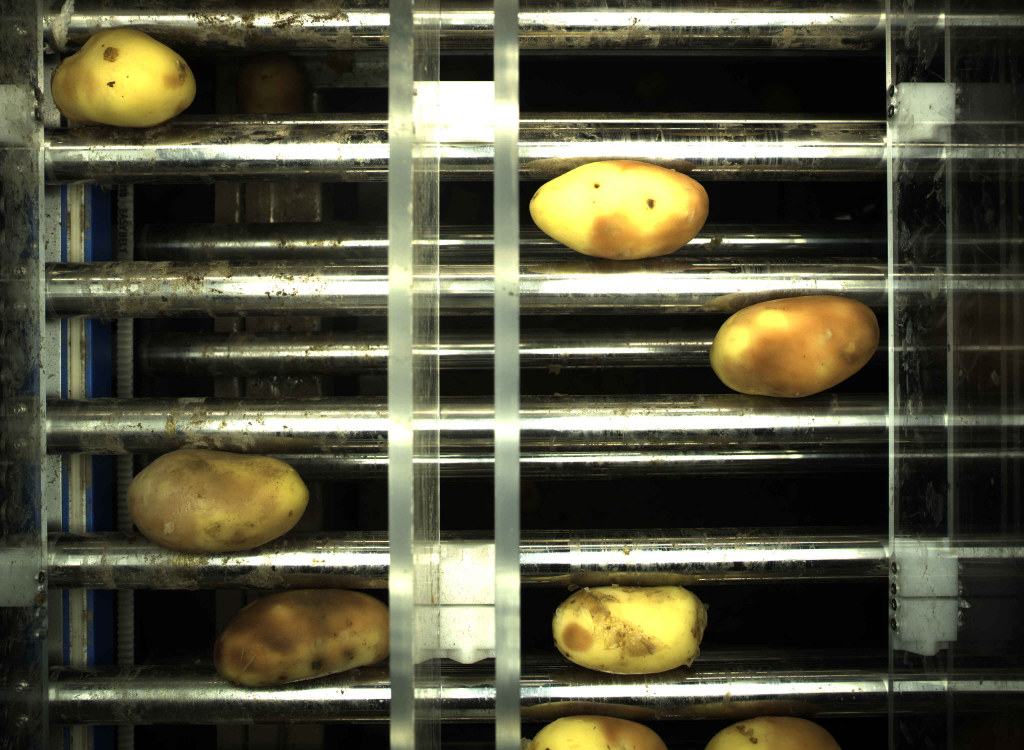
#> input picture potato_inspection_offline_v4/test_images/0142ce97-Pic_2025_10_21_154621_149.jpeg, 4096 x 3000 px (shown at 1/4 size)
$ python -i grade_potato_realtime.py   (imports and definitions only)
#> lines starting #> are read from the running program, lines starting #| are printed output that depends on the picture; after the words box and inside, x2 and y2 are one past the last pixel; in counts of white or black regions, pixels touching at a corner belong together
#> further down, picture is the input picture: shape (3000, 4096, 3); mean B, G, R 62.5, 82.6, 84.2
#!/usr/bin/env python3
"""实时视频流土豆跟踪与分级系统 - 为每个土豆分配持久ID并跟踪"""
import argparse
import json
from pathlib import Path
from typing import Dict, List, Any, Tuple, Optional
from ultralytics import YOLO
import cv2
import csv
import time
from datetime import datetime
from collections import defaultdict
import numpy as np


class PotatoIDGenerator:
    """生成唯一土豆ID：年月日时分秒+60进制计数(01-60循环)"""
    def __init__(self):
        self.counter = 1
        self.last_second = ""

    # [14 lines left out: function generate, not called in this run]


class PotatoTracker:
    """土豆目标跟踪器 - 为每个土豆分配持久ID"""
    # [93 lines left out: functions __init__, update, _calculate_iou, _cleanup_disappeared, not called in this run]


def load_rules(path: Path) -> Dict[str, Any]:
    with open(path, 'r', encoding='utf-8') as f:
        return json.load(f)


# [28 lines left out: functions is_ok, to_signal_bits, estimate_size_from_area, not called in this run]


def extract_potatoes_from_frame(frame: np.ndarray) -> List[Dict]:
    """从帧中提取所有土豆区域（改进版）"""
    gray = cv2.cvtColor(frame, cv2.COLOR_BGR2GRAY)
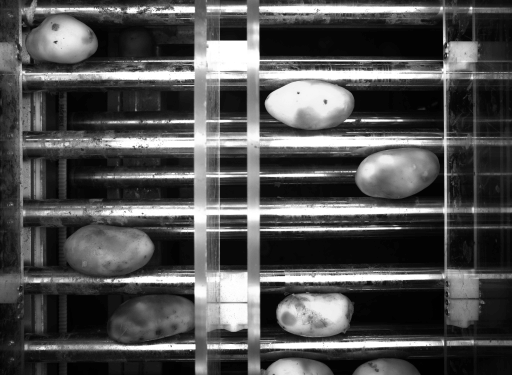
#> gray: shape (3000, 4096) (shown at 1/8 size); min 0, max 255, mean 80.8

    # 高斯模糊
    blurred = cv2.GaussianBlur(gray, (5, 5), 0)

    # Otsu二值化
    _, th = cv2.threshold(blurred, 0, 255, cv2.THRESH_BINARY + cv2.THRESH_OTSU)
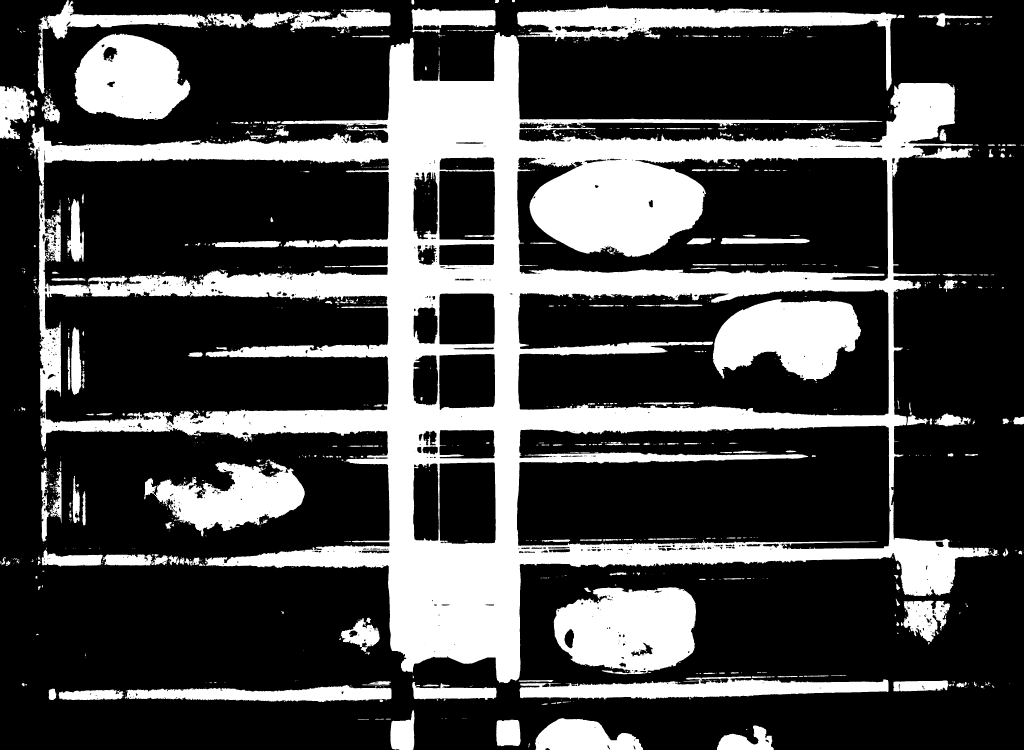
#> th: shape (3000, 4096) (shown at 1/4 size); 27.3% white; 1287 white regions (787 under 20 px), largest, box (x1, y1, x2, y2) and area: (118, 129, 3958, 2732) 2223865, (2214, 2349, 2784, 2697) 153314, (2851, 1197, 3444, 1524) 134580
    if th.mean() > 127:
        th = 255 - th

    # 形态学处理
    kernel = cv2.getStructuringElement(cv2.MORPH_ELLIPSE, (5, 5))
    th = cv2.morphologyEx(th, cv2.MORPH_CLOSE, kernel, iterations=2)
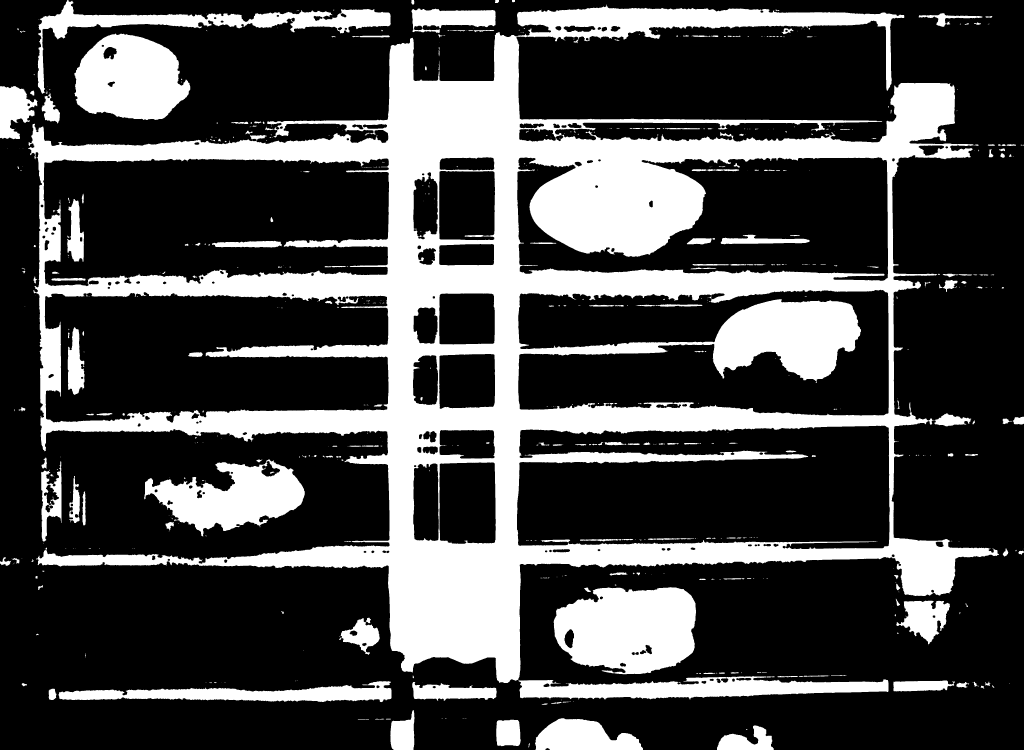
#> th: shape (3000, 4096) (shown at 1/4 size); 28% white; 622 white regions (332 under 20 px), largest, box (x1, y1, x2, y2) and area: (112, 17, 3996, 2798) 2650555, (2214, 2349, 2784, 2697) 155913, (297, 134, 761, 480) 117425
    th = cv2.morphologyEx(th, cv2.MORPH_OPEN, kernel, iterations=1)
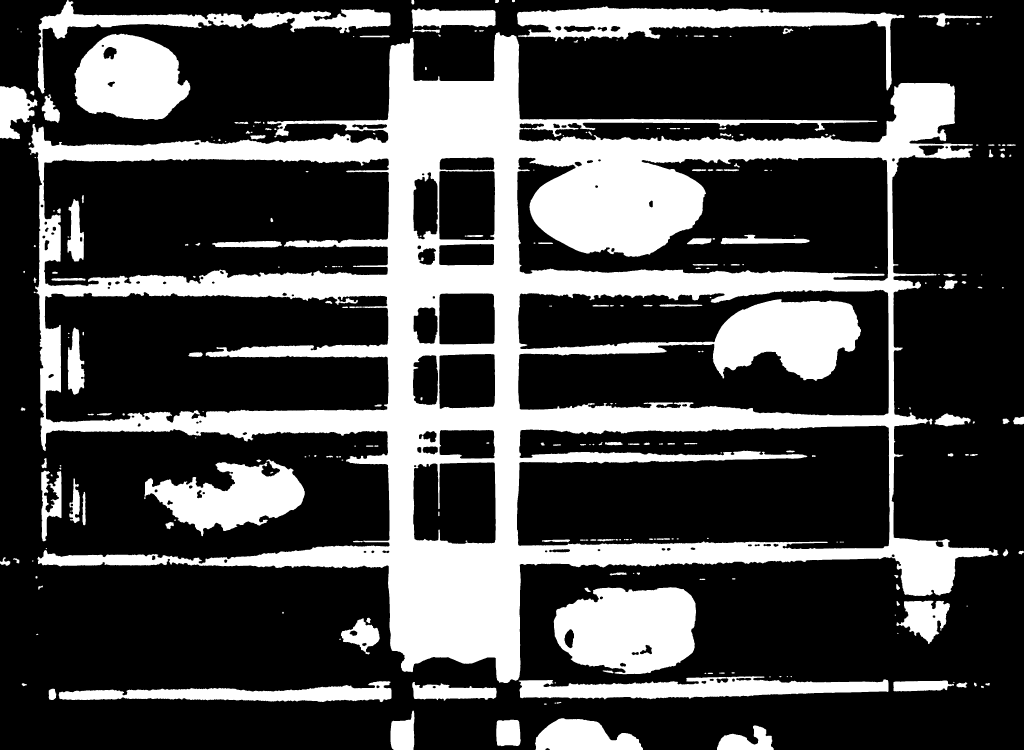
#> th: shape (3000, 4096) (shown at 1/4 size); 27.8% white; 289 white regions (26 under 20 px)

    cnts, _ = cv2.findContours(th, cv2.RETR_EXTERNAL, cv2.CHAIN_APPROX_SIMPLE)
#> cnts = 183 contours, 38 with area under 20; largest, box (x1, y1, x2, y2) and area: (115, 129, 3994, 2732) 5646100, (2215, 2349, 2784, 2697) 158228, (298, 135, 761, 480) 119002, (2068, 25, 3617, 362) 115762, (578, 1838, 1219, 2145) 102622

    potatoes = []
    for cnt in cnts:
        area = cv2.contourArea(cnt)
        if area < 50000:  # 提高阈值
            continue
        x, y, w, h = cv2.boundingRect(cnt)
        potatoes.append({
            "bbox": [x, y, w, h],
            "area": float(area)
        })
#> this loop made 183 passes
#> area on passes 1 to 3: 12464.5, 9282, 37337
#> after the loop, potatoes = 8 items

    return potatoes


# [234 lines left out: functions grade_potato_roi, draw_tracked_potato, process_video_stream, main, not called in this run]


# [2 lines not run here, left out]

>>> import cv2
>>> picture = cv2.imread('../potato_inspection_offline_v4/test_images/0142ce97-Pic_2025_10_21_154621_149.jpeg')
>>> result = extract_potatoes_from_frame(picture)
#> result = 8 items

$ run again, on potato_inspection_offline_v4/test_images/1cd36156-Pic_2025_10_21_155111_242.jpeg
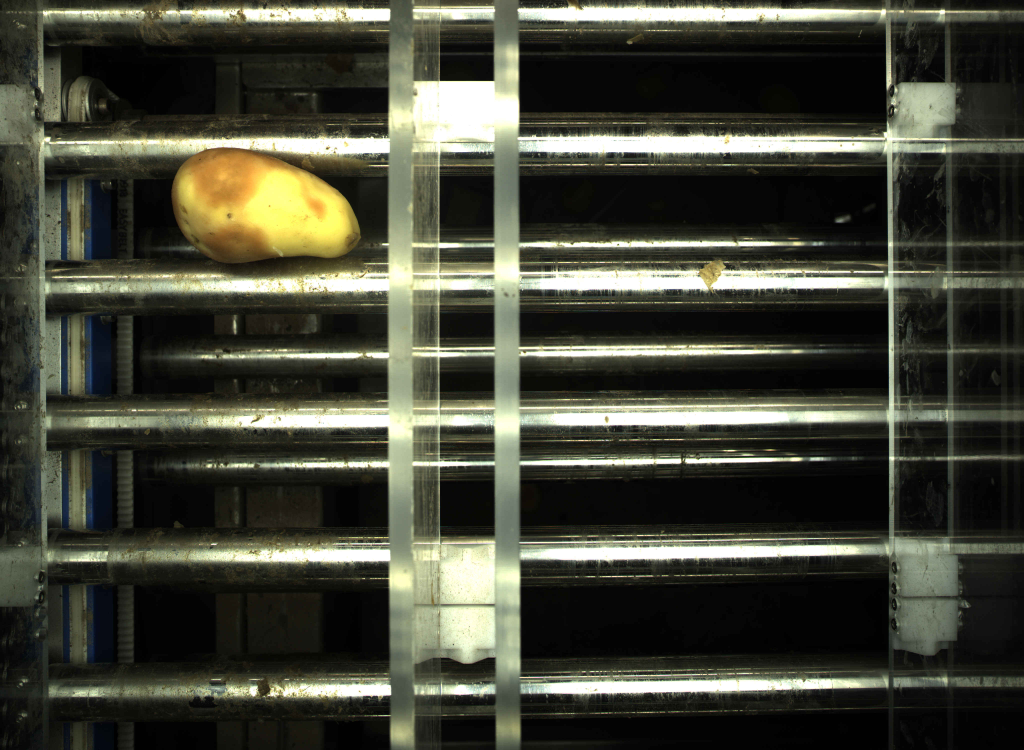
#> input picture potato_inspection_offline_v4/test_images/1cd36156-Pic_2025_10_21_155111_242.jpeg, 4096 x 3000 px (shown at 1/4 size)
#> picture is the input picture: shape (3000, 4096, 3); mean B, G, R 56.4, 69.1, 67.8
#> in extract_potatoes_from_frame, `_, th = cv2.threshold(blurred, 0, 255, cv2.THRESH_BINARY + cv2.THRESH_..`:
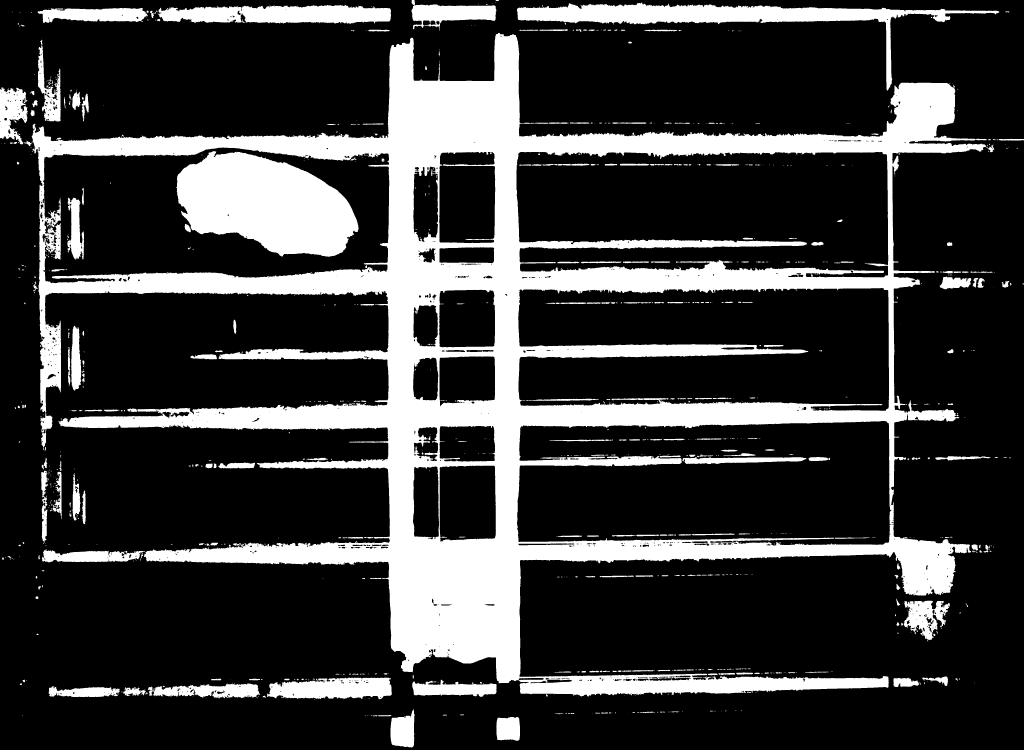
#> th: shape (3000, 4096) (shown at 1/4 size); 22.7% white; 1035 white regions (585 under 20 px), largest, box (x1, y1, x2, y2) and area: (126, 132, 3947, 2786) 2112767, (705, 605, 1434, 1027) 212304, (2067, 10, 3997, 362) 102893
#> in extract_potatoes_from_frame, `th = cv2.morphologyEx(th, cv2.MORPH_OPEN, kernel, iterations=1)`:
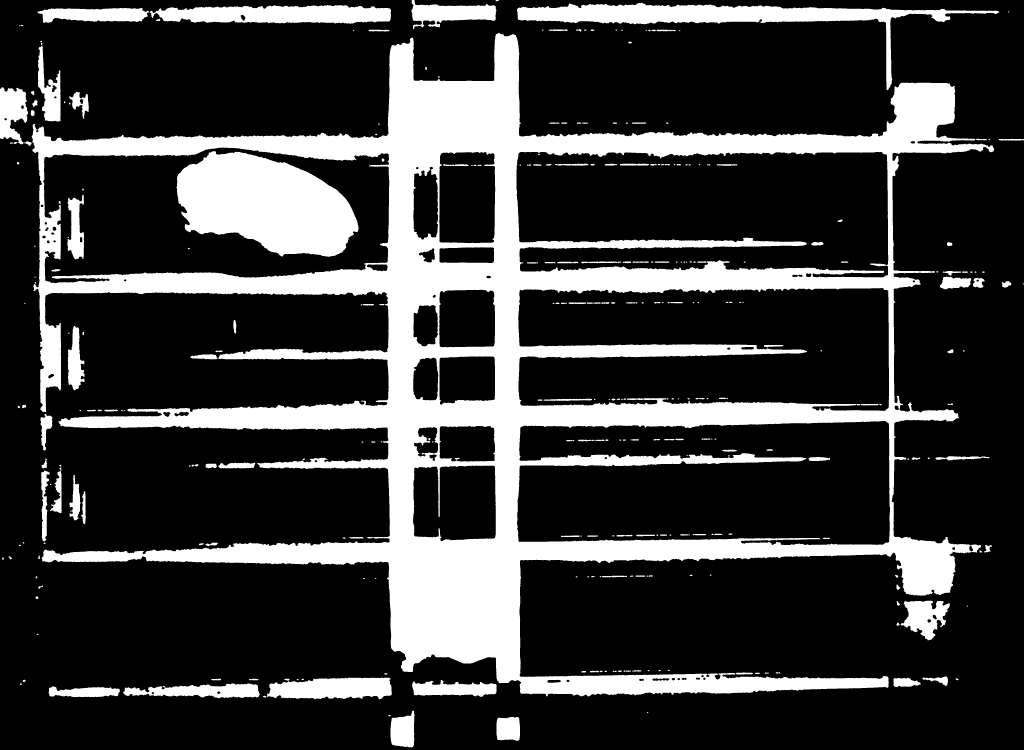
#> th: shape (3000, 4096) (shown at 1/4 size); 23.1% white; 327 white regions (19 under 20 px)
#> cnts = 189 contours, 35 with area under 20; largest, box (x1, y1, x2, y2) and area: (127, 132, 3977, 2786) 5122420, (2068, 10, 3997, 361) 101716, (599, 20, 1564, 95) 54982, (1067, 2710, 1567, 2798) 34404, (493, 2733, 1039, 2793) 20563
#> the loop in extract_potatoes_from_frame, `for cnt in cnts:` made 189 passes
#> area on passes 1, 2, 4: 8050, 30, 10913
#> after the loop in extract_potatoes_from_frame, `for cnt in cnts:`: potatoes = 3 items

$ run again, on potato_inspection_offline_v4/test_images/1ddcb126-Pic_2025_10_21_153846_17.jpeg
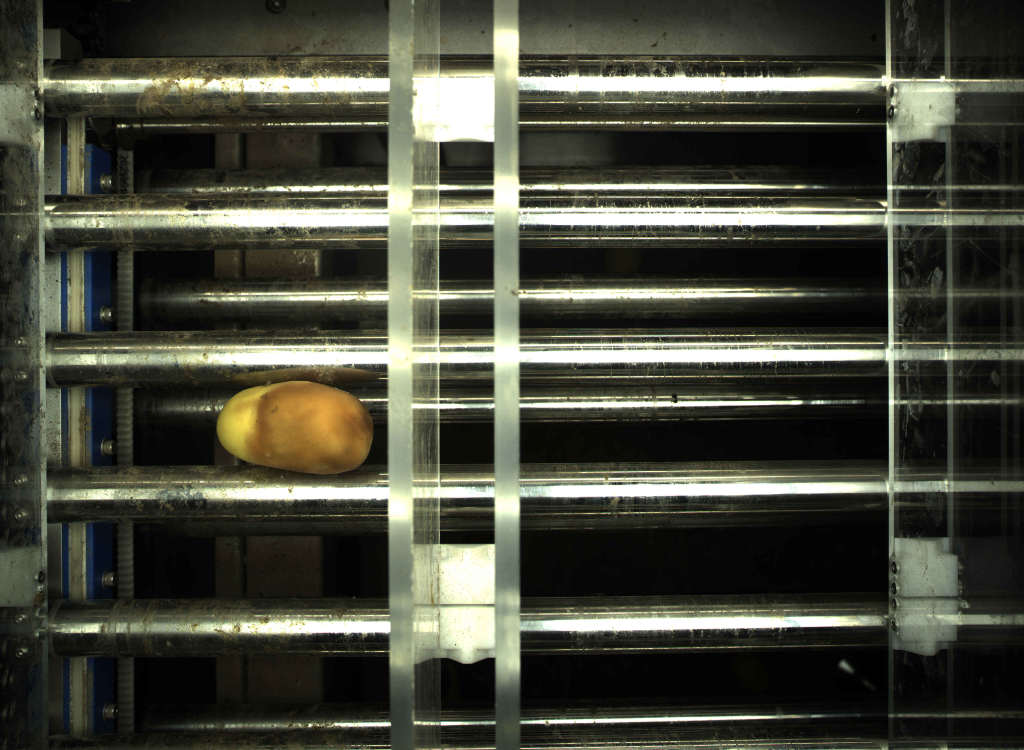
#> input picture potato_inspection_offline_v4/test_images/1ddcb126-Pic_2025_10_21_153846_17.jpeg, 4096 x 3000 px (shown at 1/4 size)
#> picture is the input picture: shape (3000, 4096, 3); mean B, G, R 59.5, 71.7, 70.3
#> in extract_potatoes_from_frame, `_, th = cv2.threshold(blurred, 0, 255, cv2.THRESH_BINARY + cv2.THRESH_..`:
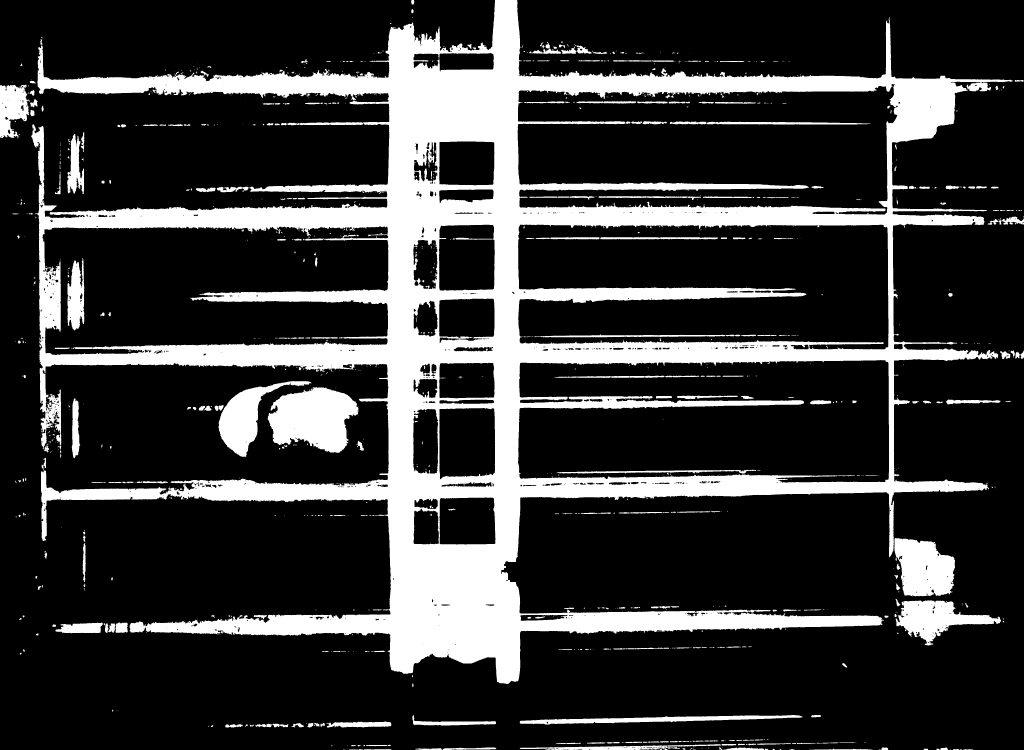
#> th: shape (3000, 4096) (shown at 1/4 size); 21.5% white; 1113 white regions (615 under 20 px), largest, box (x1, y1, x2, y2) and area: (124, 0, 4051, 2736) 2268302, (1071, 1549, 1435, 1811) 66351, (3577, 2152, 3820, 2385) 42841
#> in extract_potatoes_from_frame, `th = cv2.morphologyEx(th, cv2.MORPH_OPEN, kernel, iterations=1)`:
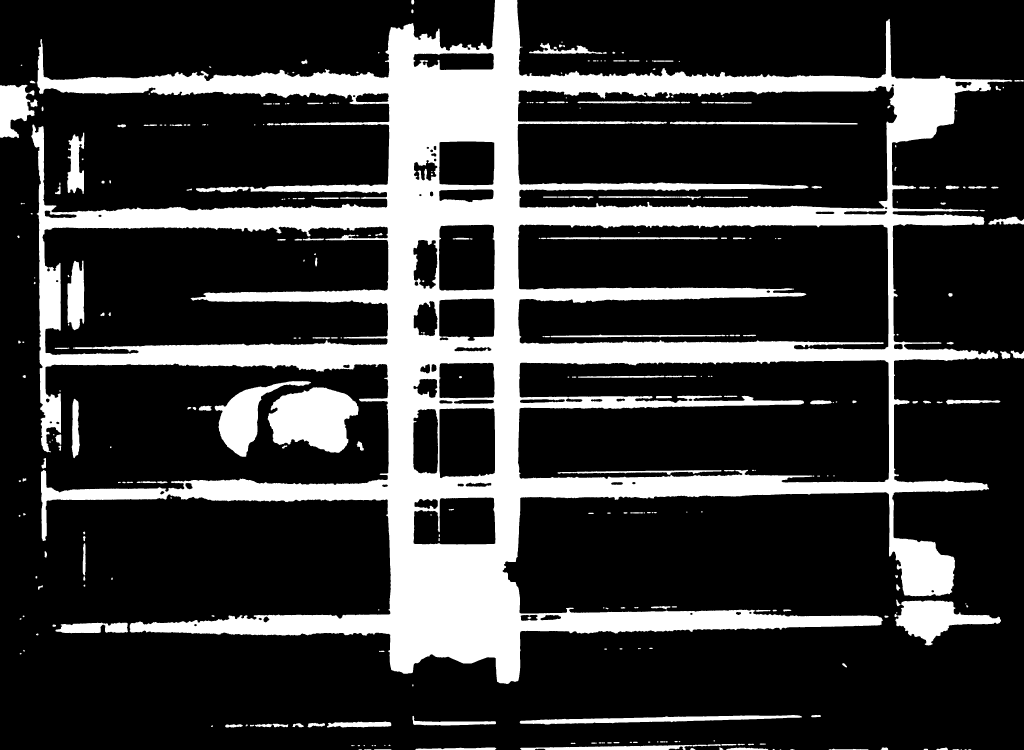
#> th: shape (3000, 4096) (shown at 1/4 size); 21.8% white; 347 white regions (25 under 20 px)
#> cnts = 250 contours, 54 with area under 20; largest, box (x1, y1, x2, y2) and area: (125, 0, 4049, 2736) 5265195, (1071, 1549, 1434, 1811) 66408, (859, 1524, 1244, 1827) 35808, (3578, 2402, 4004, 2582) 34841, (0, 339, 138, 553) 18754
#> the loop in extract_potatoes_from_frame, `for cnt in cnts:` made 250 passes
#> area on passes 5 to 7: 135, 53, 23
#> after the loop in extract_potatoes_from_frame, `for cnt in cnts:`: potatoes = 2 items
